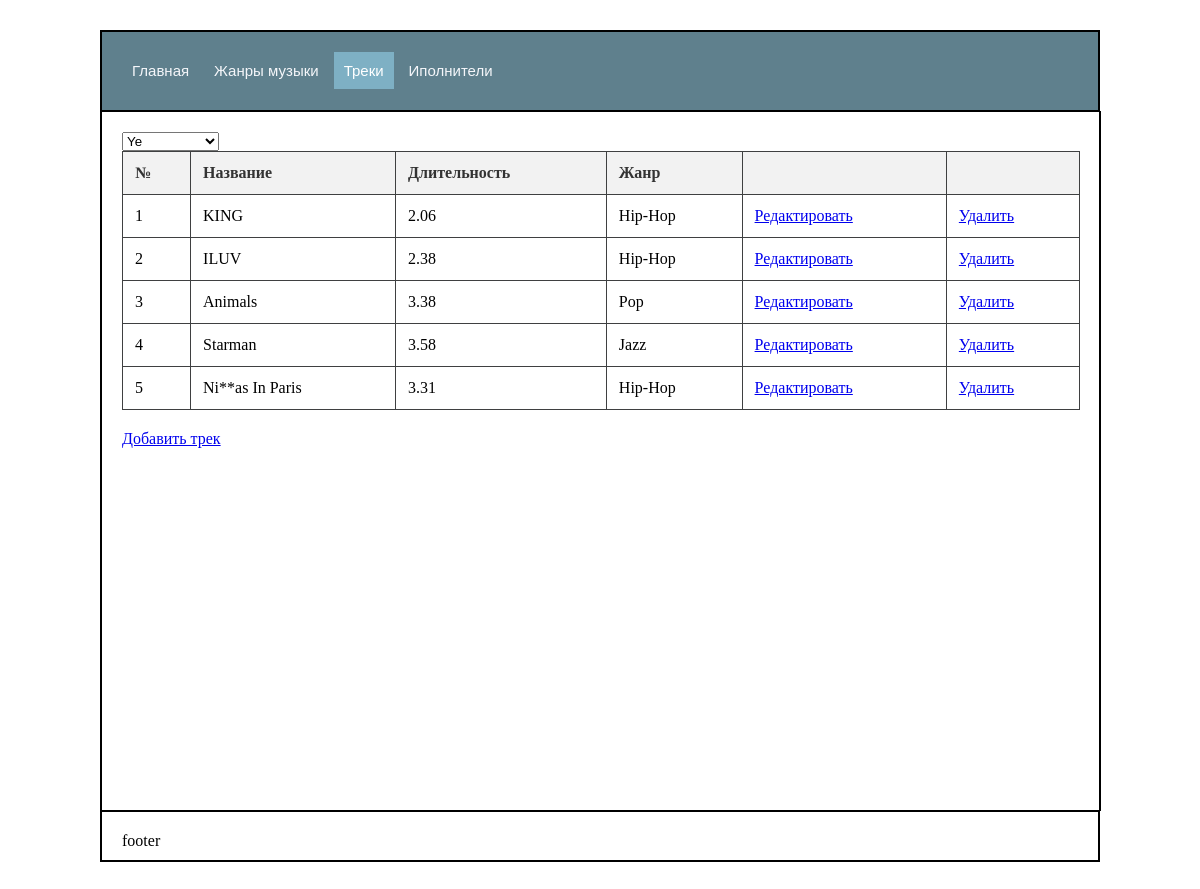
Page /tracks on the committed database.
### main/models.py (models this page shows, shortened)
class Track(models.Model):
    name = models.CharField(max_length=500)
    duretion = models.FloatField()
    genre = models.ManyToManyField(Genre)
    artist = models.ForeignKey(Artist, on_delete=models.RESTRICT, null=True)

class Genre(models.Model):
    name_en = models.CharField(max_length=500)
    name_ru = models.CharField(max_length=500)
    description = models.TextField()

### main/views.py (the view)
# urls.py: path('tracks', views.track_music),
def track_music(request):
    tracks = Track.objects.all()
    artists = Artist.objects.all()
    artist = None
    if request.method == "POST":
        id_artist = request.POST.get('artist')
        artist = Artist.objects.get(id=id_artist)
        tracks = Track.objects.filter(artist=artist)
    return render(request, 'track.html', {'tracks': tracks, 'artists':artists, 'current_artist': artist, 'page': 'tracks'})

### main/models.py (called while the page is built)
    def __str__(self):
        return self.name

### main/templates/track.html (shortened to what this page needs)
{% extends "base.html" %}
{% block content %}
<form method="post">
    <select name="artist" onchange="this.form.submit()">
        {% for artist in artists %}
            {% if artist.id == current_artist.id %}
                <option value="{{artist.id}}" selected>{{artist}}</option>
            {% else %}
                <option value="{{artist.id}}">{{artist}}</option>
            {% endif %}
        {% endfor %}
    </select>
</form>
    <table class="table_all">
        <thead>
            <tr class="table">
                <th class="table_min">№</th>
                <th class="table_min">Название</th>
                <th class="table_min">Длительность</th>
                <th class="table_min">Жанр</th>
                <th class="table_min"></th>
                <th class="table_min"></th>
            </tr>
        </thead>
        <tbody>
            {% for t in tracks %}
                <tr>
                    <td class="table_min">{{t.id}}</td>
                    <td class="table_min">{{t.name}}</td>
                    <td class="table_min">{{t.duretion}}</td>
                    <td class="table_min">
                        {% for g in t.genre.all %}
                            {{g.name_en}}{% if not forloop.last %}, {% endif %}
                        {% endfor %}
                    </td>
                    <td class="table_min"><a href="/edit_track/{{t.id}}">Редактировать</a></td>
                    <td class="table_min"><a href="/deleteop_track/{{t.id}}">Удалить</a></td>
                </tr>
            {% endfor %}
        </tbody>
    </table>
    <a href="/add_track">Добавить трек</a>
{% endblock content %}

### main/static/styles.css (style rules this page uses)
* { box-sizing: border-box; }
.table_all { width: 100%; border-collapse: collapse; margin-bottom: 20px; }
.table { background-color:rgb(217, 226, 226); }
.table_min { border: 1px solid rgb(63, 64, 65); padding: 12px; text-align: left; }
table { width: 100%; border-collapse: collapse; margin-bottom: 20px; }
table th, table td { border: 1px solid #ddd; padding: 12px; text-align: left; }
table th { background-color: #f2f2f2; color: #333; }

### rows in the picture
Track: id "1", name "KING", duretion "2.06"
Genre: name_en "Hip-Hop"
Track: id "2", name "ILUV", duretion "2.38"
Track: id "3", name "Animals", duretion "3.38"
Genre: name_en "Pop"
Track: id "4", name "Starman", duretion "3.58"
Genre: name_en "Jazz"
Track: id "5", name "Ni**as In Paris", duretion "3.31"

### other values in the picture
form field artist "Ye"
